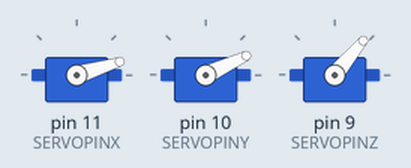
Recording of a sketch running on a simulated Arduino Uno, built with avr-gcc and run on an emulated ATmega328P. On the bench: 3 × servo. What the sketch prints to the serial monitor is not drawn.

Above: at 0.05 s.
At 6.9 s:
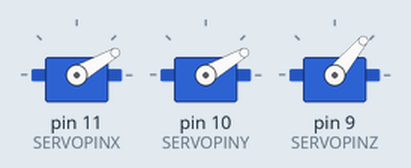
At 7.75 s:
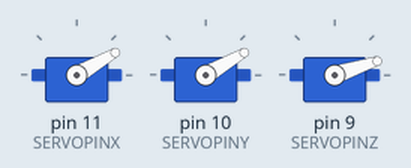
At 8.6 s:
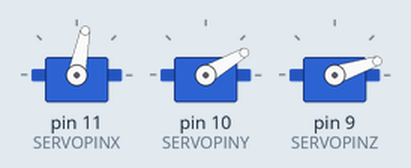
At 10.3 s:
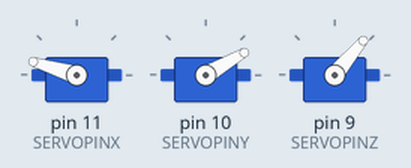
At 13.75 s:
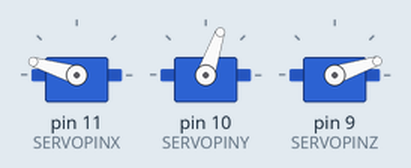
Timing chart, 0 to 17.9 s (numbered marks = the images above):
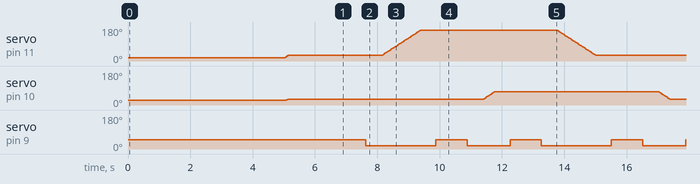

The sketch:

TinyCNC_Shapes.ino
```cpp
/*
Tiny 3-Axis CNC Sketch to draw rectangles, concentric rectangles, circles, concentric circles
*/

#include <Servo.h>

#define SERVOPINX 11
#define SERVOPINY 10
#define SERVOPINZ 9
#define LINE_BUFFER_LENGTH 512

/* Structures, global variables    */
struct point { float x; float y; float z; };

/* Naming servos    */
Servo servoX;
Servo servoY;
Servo servoZ;
struct point actuatorPos;

//  Gear settings
float gearD = 56;
float ZgearD = 13.3239;

//  Drawing settings
int StepIncPower = 3;
float StepInc = (1/ pow(2,StepIncPower));
int StepDelay = 0;
int LineDelay = 500;
int penDelay = 500;
//  Rounding the mm2deg functions corrects for floating point errors
float PowerRound = 2;

//  Drawing robot limits, in degrees
float Xdmin = 17;
float Xdmax = 171;
float Ydmin = 25;  //  Functionally 18
float Ydmax = 146;  //  Functionally 146
float Zdmin = 18;
float Zdmax = 50;

//  Drawing robot limits, in mm
float Xmin = deg2mm(Xdmin);
float Xmax = deg2mm(Xdmax);
float Ymin = deg2mm(Ydmin);
float Ymax = deg2mm(Ydmax);
float Zmin = Zdmin;
float Zmax = Zdmax;

float Xpos = Xdmin;
float Ypos = Ydmin;
float Zpos = Zmax;

boolean verbose = false;

//  Needs to interpret
//  G1 for moving
//  G4 P300 (wait 150ms)
//  M300 S30 (pen down)
//  M300 S50 (pen up)
//  Discard anything with a (
//  Discard any other command!

/**********************
* void setup() - Initialisations
***********************/
void setup() {
  //  Setup
  Serial.begin( 115200 );
  //  Attach servos
  servoX.attach( SERVOPINX );
  servoY.attach( SERVOPINY );
  servoZ.attach( SERVOPINZ );
  //  Set & move to initial default position
  servoX.write(Xpos);
  servoY.write(Ypos);
  servoZ.write(Zpos);
  //  Notifications!!!
  Serial.println("Robot Team Go!!!");
  Serial.print("Step increment is "); Serial.print(StepInc); Serial.println(" degrees");
  Serial.print("X range is from "); Serial.print(Xmin); Serial.print(" to "); Serial.print(Xmax); Serial.println(" mm.");
  Serial.print("Y range is from "); Serial.print(Ymin); Serial.print(" to "); Serial.print(Ymax); Serial.println(" mm.");
  }

/**********************
* void loop() - Main loop
***********************/
void loop()
  {
  delay(5000);
//  drawCircle(50, 30, 10);
//  drawCircleSpiral(40, 30, 10, 1);
//  drawRect(15,15,80,35);
  drawRectSpiral(15,15,80,35,0.3, true);
  while(1) {}
  }

//  Draw a circle spiral!
void drawCircleSpiral(float x0, float y0, float rad, float dec)
  {
  int i = 0;
  while (rad-dec*i > StepInc) { drawCircle(x0, y0, rad-dec*i); i++; }
  }

//  Draw a circle!
void drawCircle(float x0, float y0, float rad)
  {
  //  Lift the pen, go to leftmost point on circle, set the pen down
  penUp(); drawLine(x0-rad, y0); penDown();
  float x1, y1, dist;
  //  This will draw the top half of the circle!
  for (int i=0; i*StepInc < rad*2; i++ )
    {
    x1 = x0+StepInc*i-rad;
    y1 = y0 + returnY(x0+StepInc*i-rad, x0, rad);
    dist = lineDist(deg2mm(Xpos), deg2mm(Ypos), x1, y1);
    while (dist < StepInc)
      {
      i++;
      x1 = x0+StepInc*i-rad;
      y1 = y0 + returnY(x0+StepInc*i-rad, x0, rad);
      dist = lineDist(deg2mm(Xpos), deg2mm(Ypos), x1, y1);
      }
    drawLine(x1, y1);
    }
  //  This should draw the bottom half of the circle!
  for (int i=0; i*StepInc < rad*2; i++ )
    {
    x1 = x0+rad - StepInc*i;
    y1 = y0 -returnY(x0-StepInc*i+rad, x0, rad);
    dist = lineDist(deg2mm(Xpos), deg2mm(Ypos), x1, y1);
    while (dist < StepInc)
      {
      i++;
      x1 = x0-StepInc*i+rad;
      y1 = y0 - returnY(x0-StepInc*i+rad, x0, rad);
      dist = lineDist(deg2mm(Xpos), deg2mm(Ypos), x1, y1);
      }
    drawLine(x1, y1);
    }
  //  Complete the circle, pen up!
  drawLine(x0-rad, y0);
  }

//  Draw a rectangular spiral using just two points
void drawRectSpiral(float x0, float y0, float x1, float y1, float dec, boolean toggle)
  {
  drawLine(x0,y0);
  for (int i=0; ((x1-x0)/2 > dec*i) && ((y1-y0)/2 > dec*i);i++)
    { drawRect(x0+dec*i,y0+dec*i,x1-dec*i,y1-dec*i, toggle); }
  }

//  Draw a rectangle using just two points
void drawRect(float x0, float y0, float x1, float y1, boolean toggle)
  {
  penUp();
  drawLine(x0,y0);
  if (toggle) { penUp(); delay(penDelay); penDown(); }
  else { penDown(); }
  drawLine(x1,y0);
  if (toggle) { penUp(); delay(penDelay); penDown(); }
  drawLine(x1,y1);
  if (toggle) { penUp(); delay(penDelay); penDown(); }
  drawLine(x0,y1);
  if (toggle) { penUp(); delay(penDelay); penDown(); }
  drawLine(x0,y0);
  if (toggle) { penUp(); delay(penDelay); penDown(); }
  }

//  Raises pen
void penUp() { servoZ.write(Zdmax); delay(LineDelay); Zpos=Zdmax; if (verbose) { Serial.println("Pen up!"); } }
//  Lowers pen
void penDown() { servoZ.write(Zdmin); delay(LineDelay); Zpos=Zdmin; if (verbose) { Serial.println("Pen down."); } }

/*********************************
* Draw a line from (x0;y0) to (x1;y1). Bresenham algorythm from http://rosettacode.org/wiki/Bitmap/Bresenham's_line_algorithm
* int (x1;y1) : Starting coordinates
* int (x2;y2) : Ending coordinates
* Modified only require destination, new step min distance, max/min travel
**********************************/
void drawLine(float x1, float y1) {

  //  Convert coordinatesz to degrees
  x1 = ((int) mm2deg(x1)*pow(10,PowerRound))/pow(10,PowerRound);
  y1 = ((int) mm2deg(y1)*pow(10,PowerRound))/pow(10,PowerRound);
  float x0 = Xpos;
  float y0 = Ypos;

  //  Bring instructions within limits
  if (x1 >= Xdmax) { x1 = Xdmax; }
  if (x1 <= Xdmin) { x1 = Xdmin; }
  if (y1 >= Ydmax) { y1 = Ydmax; }
  if (y1 <= Ydmin) { y1 = Ydmin; }

  //  Let's find out the change for the coordinates
  float dx = abs(x1-x0), sx = x0<x1 ? StepInc : -StepInc;
  float dy = abs(y1-y0), sy = y0<y1 ? StepInc : -StepInc;
  float err = (dx>dy ? dx : -dy)/2, e2;

  //  Loops servo instructions until destination reached
  for(;;){
    delay(1);  //  Without this the program sometimes hangs!
    servoX.write( x0 );
    servoY.write( y0 );
    if (x0==x1 && y0==y1) break;
    e2 = err;
    if (e2 >-dx) {
      err -= dy;
      x0 += sx;
    }
    if (e2 < dy) {
      err += dx;
      y0 += sy;
    }
    delay(StepDelay);           //delay for settling
  }
  if (verbose)
    {
    Serial.print("Going to (");
    Serial.print(deg2mm(x0));
    Serial.print(",");
    Serial.print(deg2mm(y0));
    Serial.println(")");
    }

  //  Delay before any next lines are submitted
  delay(LineDelay);
  //  Update the positions
  Xpos = x1;
  Ypos = y1;
}

//////////////////////////////////////////
//  Functions for Calculating Useful Stuff
//////////////////////////////////////////
//  Converts mm to degrees for the servos
float mm2deg(float mm) { return mm/PI/gearD*360; }
//  Converts mm to degrees for the servos
float deg2mm(float deg) { return PI*gearD*deg/360; }
//  Function for getting Y to draw a circle
float returnY(float x, float x0, float rad)
  { return ((int) ((pow( pow(rad, 2) - pow((x-x0), 2) , 0.5))*pow(10,PowerRound)))/pow(10,PowerRound); }
//  Function for determining distance between two points
float lineDist(float x0, float y0, float x1, float y1)
  {
  float temp = pow(pow(x1-x0, 2) + pow(y1-y0, 2), 0.5);
//    Serial.println(temp);
  temp = (int) temp * pow(10,PowerRound);
//    Serial.println(temp);
  temp = temp/pow(10,PowerRound);
//    Serial.println(temp);
  return temp;
  }
```

Measured:
- by itself, servo on pin 9 (SERVOPINZ): repeats every 13.8 s: 50° 1.0 s, 18° 1.4 s, 50° 1.0 s, 18° 2.2 s, 50° 1.0 s, 18° 1.4 s, 50° 1.0 s, 18° 0.50 s, 50° 2.0 s, 18° 2.2 s
